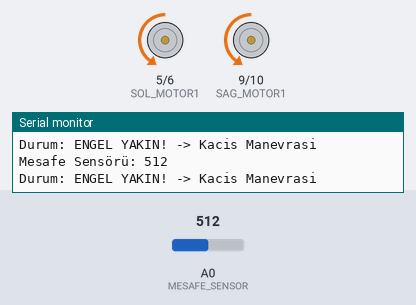
A sketch run on a simulated Arduino Uno, built with avr-gcc and run on an emulated ATmega328P. Shown: motor-driver pin pairs drawn as motors (green arrow = first pin HIGH = forward, orange = second pin HIGH = backward, longer = more drive), the last lines printed to the serial monitor. The test bench sets the inputs (shaded band); at power-on: A0 (MESAFE_SENSOR) = 512.

Above: at 3.79 s.
4.3 s: A0 (MESAFE_SENSOR) set to 483
At 5.6 s:
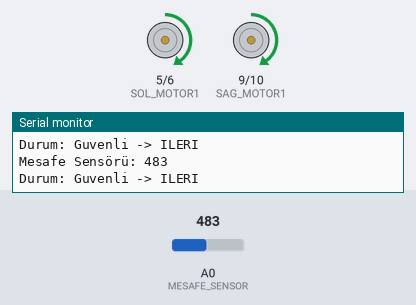
6.3 s: A0 (MESAFE_SENSOR) set to 510
At 6.81 s:
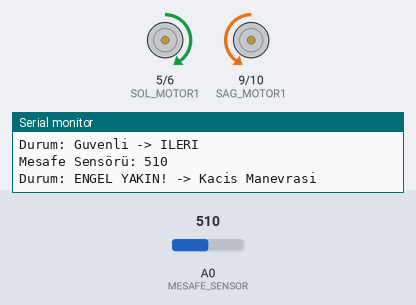
Timing chart, 0 to 15.6 s (numbered marks = the images above; inputs shaded):
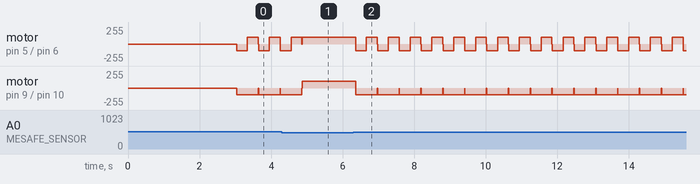

The sketch:

engeldenkacan.ino
```cpp
// ---------- Motor Pinleri (Önceki kodunuzla aynı) ----------
#define SOL_MOTOR1 5
#define SOL_MOTOR2 6
#define SAG_MOTOR1 9
#define SAG_MOTOR2 10

// ---------- Mesafe Sensörü (Ön tarafta tek sensör) ----------
#define MESAFE_SENSOR A0   // A0'a bağlı mesafe sensörü

// Mesafe sensörü değeri ve eşik
int mesafeDegeri = 0;
int esikDegeri = 500;   // 500 üzeri = ENGEL YAKIN, altı = GÜVENLİ (sensörüne göre değişebilir)

void setup() {
  // Motor pinlerini çıkış olarak ayarla
  pinMode(SOL_MOTOR1, OUTPUT);
  pinMode(SOL_MOTOR2, OUTPUT);
  pinMode(SAG_MOTOR1, OUTPUT);
  pinMode(SAG_MOTOR2, OUTPUT);

  // Mesafe sensör pini
  pinMode(MESAFE_SENSOR, INPUT);

  Serial.begin(9600);
  Serial.println("=== Sistem Basladi ===");
  Serial.println("Mod: Engelden Kacan Robot");
  Serial.print("Esik Degeri: ");
  Serial.println(esikDegeri);

  // Robota baslamak için 3 saniye bekleme süresi
  Serial.println("Baslamak icin 3 saniye...");
  delay(3000);
  Serial.println("BASLA!");
}

void loop() {
  // Mesafe sensöründen değeri oku
  mesafeDegeri = analogRead(MESAFE_SENSOR);

  // Sensör değerini seri porta yazdır (hata ayıklama için)
  Serial.print("Mesafe Sensörü: ");
  Serial.println(mesafeDegeri);

  // ---------- Hareket Mantığı: Engelden Kaçma ----------

  if (mesafeDegeri < esikDegeri) {
    // Engel YOK / Uzak -> İLERİ
    Serial.println("Durum: Guvenli -> ILERI");
    ileri();
  }
  else {
    // Engel VAR / YAKIN -> GERI + DON
    Serial.println("Durum: ENGEL YAKIN! -> Kacis Manevrasi");
    kacisManevrasi();
  }

  delay(10); // Döngü çok hızlı akmasın
}

// ----------------- Hareket Fonksiyonları -----------------

void ileri() {
  analogWrite(SOL_MOTOR1, 100);
  analogWrite(SOL_MOTOR2, 0);
  analogWrite(SAG_MOTOR1, 100);
  analogWrite(SAG_MOTOR2, 0);
}

void geri() {
  analogWrite(SOL_MOTOR1, 0);
  analogWrite(SOL_MOTOR2, 100);
  analogWrite(SAG_MOTOR1, 0);
  analogWrite(SAG_MOTOR2, 100);
}

void sag() { // Yerinde saga don (pivot)
  analogWrite(SOL_MOTOR1, 100);
  analogWrite(SOL_MOTOR2, 0);
  analogWrite(SAG_MOTOR1, 0);
  analogWrite(SAG_MOTOR2, 100);
}

void sol() { // Yerinde sola don (pivot)
  analogWrite(SOL_MOTOR1, 0);
  analogWrite(SOL_MOTOR2, 100);
  analogWrite(SAG_MOTOR1, 100);
  analogWrite(SAG_MOTOR2, 0);
}

void dur() {
  analogWrite(SOL_MOTOR1, 0);
  analogWrite(SOL_MOTOR2, 0);
  analogWrite(SAG_MOTOR1, 0);
  analogWrite(SAG_MOTOR2, 0);
}

// ----------------- Kacis Manevrasi -----------------

void kacisManevrasi() {
  // 1. Biraz geri git
  geri();
  delay(300);   // 0.3 saniye geri

  // 2. Engelden uzaklasmak icin saga veya sola don
  // İstersen hep saga döndür:
  sag();
  delay(300);   // 0.3 saniye don

  // 3. Dur, loop tekrar ileri komutu verecek
  dur();
}
```

Measured:
- the behaviour switches between 500 and 499 on A0 (MESAFE_SENSOR) (found by bisection; images 0 and 1)
- after the input at 6.3 s, motor on pin 5 (SOL_MOTOR1) / pin 6 (SOL_MOTOR2): forward 100/255 → backward 100/255 after 0.07 s, then repeats every 0.61 s: forward 100/255 0.30 s, stopped 0.01 s, backward 100/255 0.30 s; motor on pin 9 (SAG_MOTOR1) / pin 10 (SAG_MOTOR2): alternates backward 100/255 for 0.60 s and stopped for 0.01 s, starting after 0.07 s
